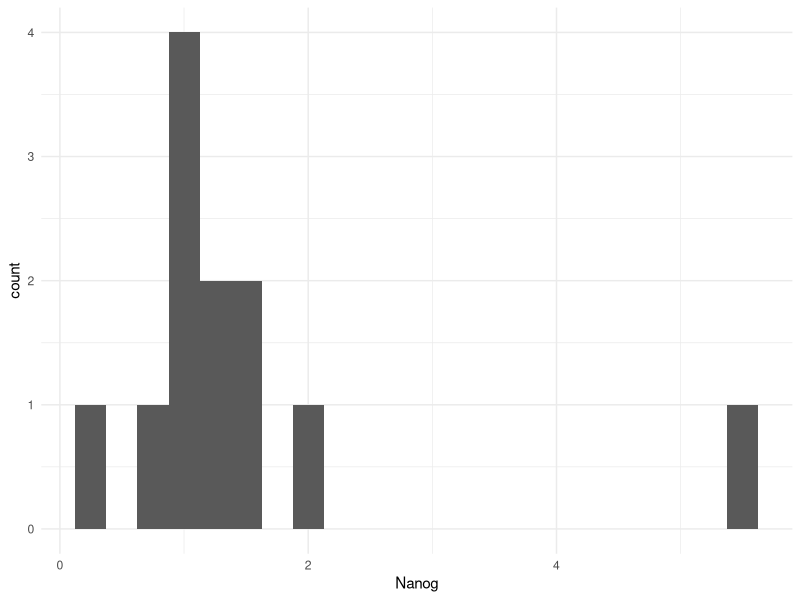
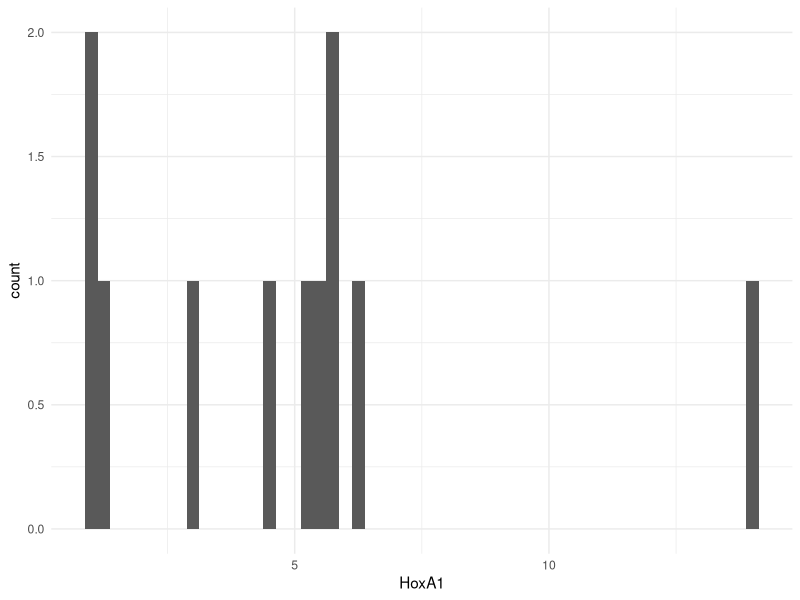
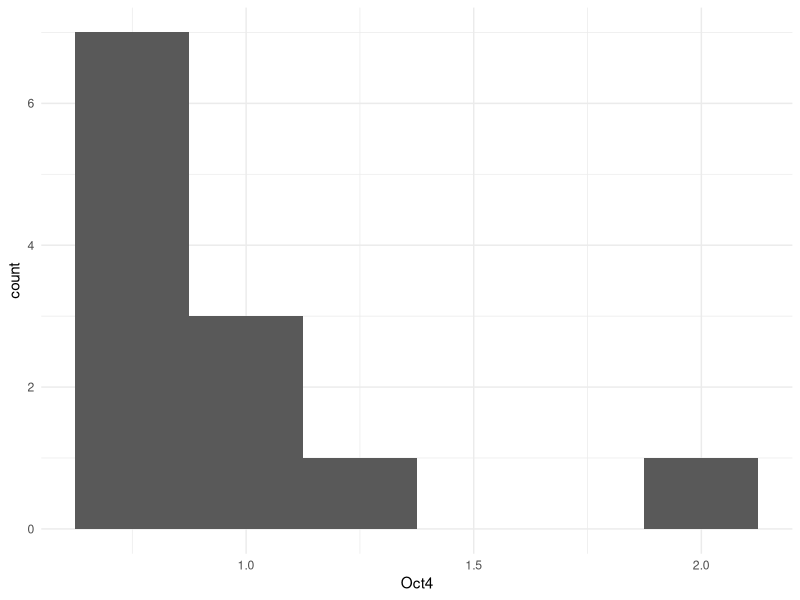
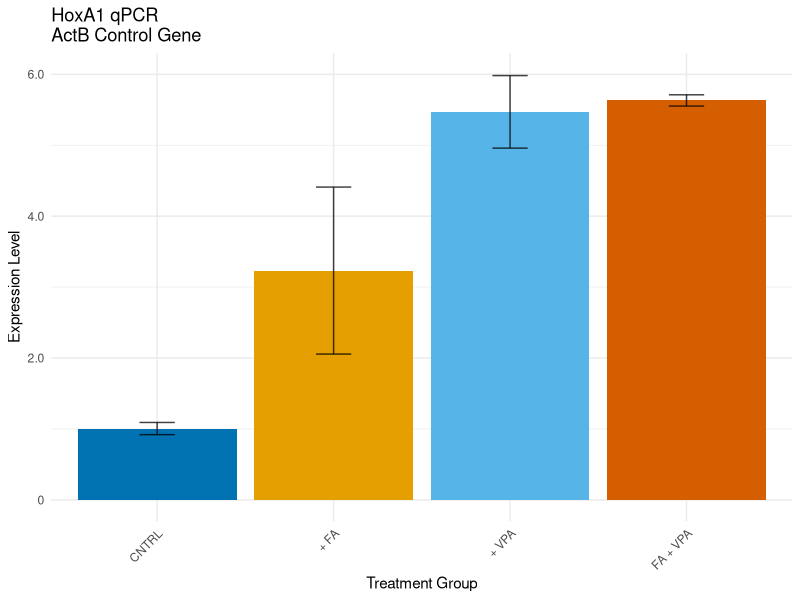
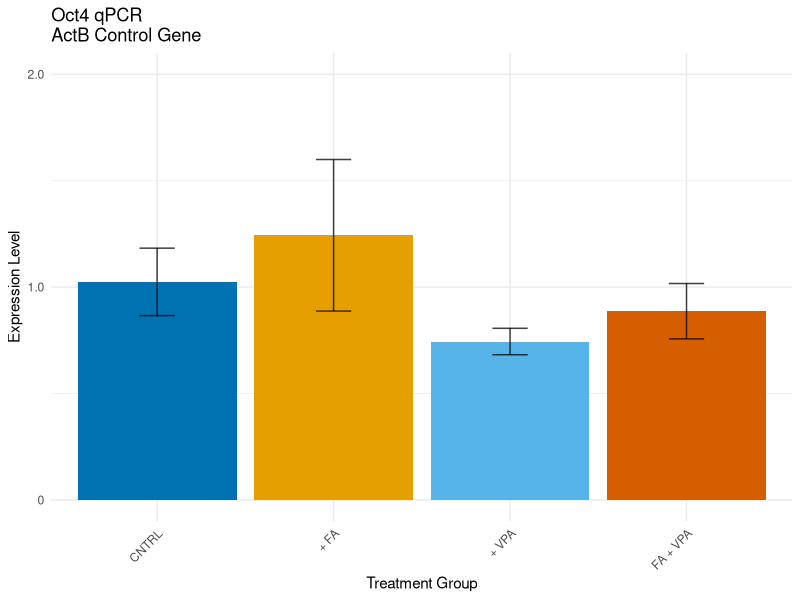
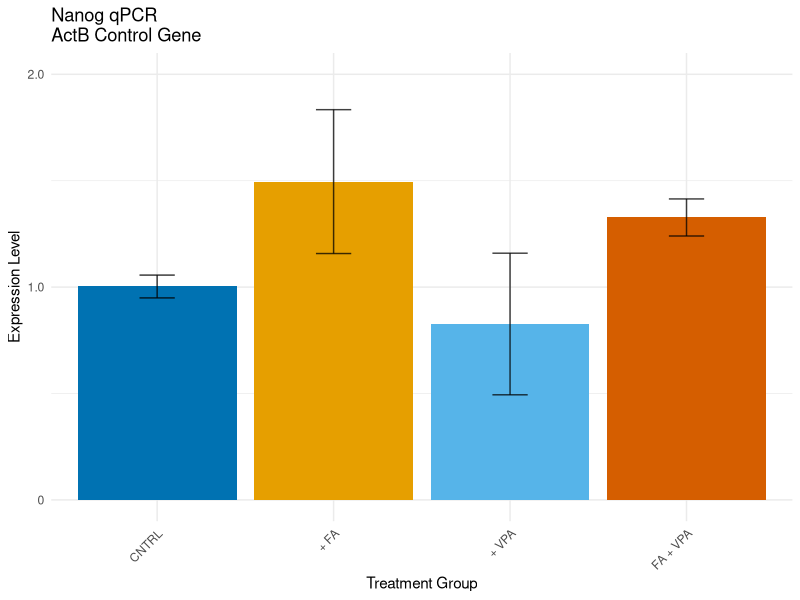
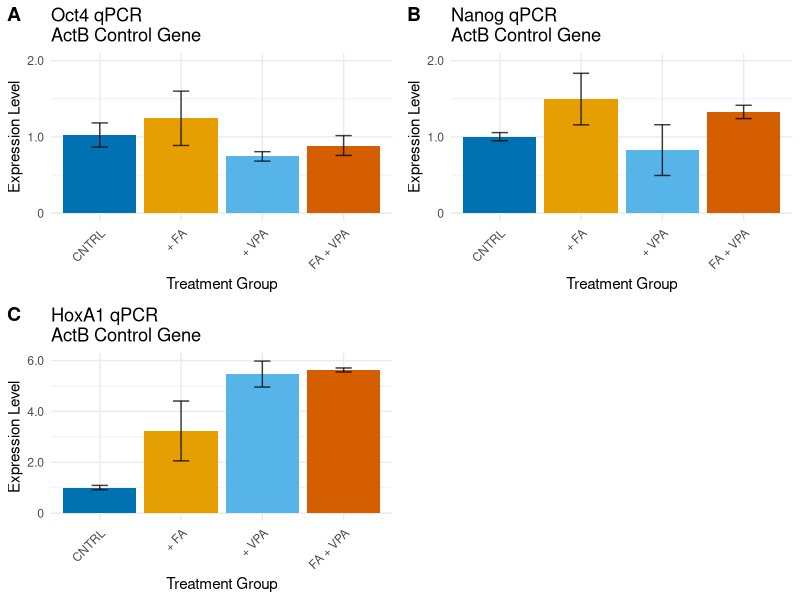
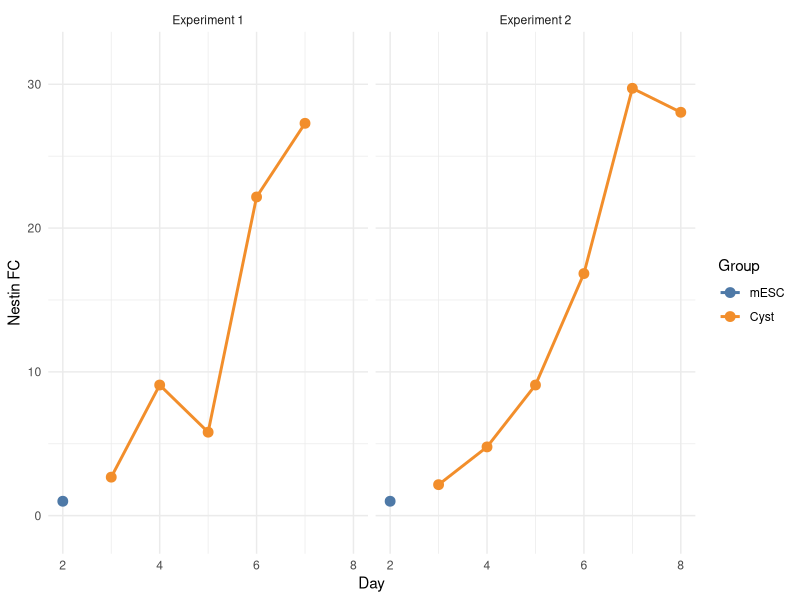

Recreate these plots in R, in order. (Note: this script raises an error after producing the figures.)
## ---- chunk 1
knitr::opts_chunk$set(echo = TRUE, warning = FALSE, error = FALSE, message = FALSE)
## ---- chunk 2
library(tidyverse)
library(cowplot)
library(ggthemes)
## ---- chunk 3
cyst_data_exp1 <- read_csv("./data/cyst_qPCR_exp1_all_genes.csv") %>% 
  rename(Oct4 = Oct)
cyst_data_exp2 <- read_csv("./data/cyst_qPCR_exp2_all_genes.csv") %>% 
  rename(Oct4 = Oct)
mesc_vpa_fa_exp <- read_csv("./data/mesc_diff_exp.csv") %>% 
  rename(Oct4 = Oct)
theme_set(theme_minimal())
## ---- chunk 4
mesc_vpa_fa_exp
mesc_vpa_fa_exp$Group <- factor(c(rep("CNTRL", 3), rep("+ FA", 3), rep("+ VPA", 3), rep("FA + VPA", 3)))
mesc_vpa_fa_exp %>% 
  ggplot(aes(Nanog)) +
  geom_histogram(binwidth = 0.25)
mesc_vpa_fa_exp %>% 
  ggplot(aes(HoxA1)) +
  geom_histogram(binwidth = 0.25)
mesc_vpa_fa_exp %>% 
  ggplot(aes(Oct4)) +
  geom_histogram(binwidth = 0.25)
mesc_vpa_fa_exp_edit <- mesc_vpa_fa_exp %>% 
  mutate(
    Nanog = ifelse(Sample == "FA2 - Cntrl", NA, Nanog),
    HoxA1 = ifelse(Sample == "VPA+FA3 - Cntrl", NA, HoxA1)
    )
mesc_vpa_fa_exp_edit
vpa_fa_pal <- c("#0072B2", "#E69F00", "#56B4E9","#D55E00")
mesc_vpa_fa_qpcr_plot <- function(df) {
  # The plots for this experiment all have the same appearance,
  # and differ only in what gene data is used to make the plots.
  # This function is to hide/standardize the plot code that's
  # shared between the 3 plots to reduce copy/paste
  
  df %>% 
  ggplot(aes(x = Group, y = e_level, fill = Group)) + 
  geom_bar(stat = "identity") +
  scale_x_discrete(limits = c("CNTRL", "+ FA", "+ VPA", "FA + VPA")) +
  xlab("Treatment Group") +
  ylab("Expression Level") +
  geom_errorbar(aes(ymin = e_level - se, ymax = e_level + se), width = 0.2, size = 0.5, alpha = 0.75) +
  scale_fill_manual(breaks = c("CNTRL", "+ FA", "+ VPA", "FA + VPA"), values = vpa_fa_pal) +
  theme(
    axis.text.x = element_text(angle = 45, vjust = 1, hjust = 1),
    legend.position = "none"
    )
}
## ---- chunk 5
(hoxa1_gene_expression <- mesc_vpa_fa_exp_edit %>%
  group_by(Group) %>% 
  summarize(
    e_level = mean(HoxA1, na.rm = TRUE), 
    se = sqrt(var(HoxA1, na.rm = TRUE) / length(HoxA1))
    ) %>% 
  mesc_vpa_fa_qpcr_plot() +
  ggtitle("HoxA1 qPCR\nActB Control Gene") +
  scale_y_continuous(labels = c("0", "2.0", "4.0", "6.0"), breaks = c(0, 2, 4, 6), limits = c(0, 6))
)
## ---- chunk 6
(oct4_gene_expression <- mesc_vpa_fa_exp_edit %>%
  group_by(Group) %>% 
  summarize(
    e_level = mean(Oct4), 
    se = sqrt(var(Oct4) / length(Oct4))
    ) %>% 
  mesc_vpa_fa_qpcr_plot() +
  ggtitle("Oct4 qPCR\nActB Control Gene") +
  scale_y_continuous(labels = c("0", "1.0", "2.0"), breaks = c(0, 1, 2), limits = c(0, 2))
 )
## ---- chunk 7
(nanog_gene_expression <- mesc_vpa_fa_exp_edit %>%
  group_by(Group) %>% 
  summarize(
    e_level = mean(Nanog, na.rm = TRUE), 
    se = sqrt(var(Nanog, na.rm = TRUE) / length(Nanog))
    ) %>% 
  mesc_vpa_fa_qpcr_plot() +
  ggtitle("Nanog qPCR\nActB Control Gene") +
  scale_y_continuous(labels = c("0", "1.0", "2.0"), breaks = c(0, 1, 2), limits = c(0, 2))
 )
## ---- chunk 8
vpa_fa_3plot_grid <- plot_grid(
  oct4_gene_expression, nanog_gene_expression, hoxa1_gene_expression, 
  ncol = 2, nrow = 2,
  labels = c("A", "B", "C")
  )
vpa_fa_3plot_grid
#save_plot("./plots/vpa_fa_mesc_qpcr_3plot_grid_cntrl_error_hoxfix.png", vpa_fa_3plot_grid, base_height = 7, base_width = 6)
## ---- chunk 9
# Nanog test
mesc_vpa_fa_exp_edit %>% 
  lm(Nanog ~ VPA * FA, data = .) %>% 
  aov() %>% 
  summary()
# Oct4 test
mesc_vpa_fa_exp_edit %>% 
  lm(Oct4 ~ VPA * FA, data = .) %>% 
  aov() %>% 
  summary()
# HoxA1
mesc_vpa_fa_exp_edit %>% 
  lm(HoxA1 ~ VPA * FA, data = .) %>% 
  aov() %>% 
  summary()
# sig level = 0.05 / 2 = 0.025
mesc_vpa_fa_exp_edit %>% 
  filter(FA == 0) %>% 
  lm(HoxA1 ~ VPA, data = .) %>% 
  summary()
mesc_vpa_fa_exp_edit %>% 
  filter(FA == 1) %>% 
  lm(HoxA1 ~ VPA, data = .) %>% 
  summary()
vpa.pval <- p.adjust(c(0.00674, 0.2131), method = "bonferroni")
vpa.pval
## ---- chunk 10
cyst_data_all <- cyst_data_exp1 %>% 
  bind_rows(cyst_data_exp2) %>%
  mutate(Trial = ifelse(Trial == "Exp1", "Experiment 1", "Experiment 2")) %>% 
  gather(key = "gene", value = "abundance", Nestin:Nanog) 
(nestin_plot <- cyst_data_all %>% 
  filter(gene == "Nestin") %>% 
  ggplot(aes(Day, abundance, group = Group, color = Group)) +
  geom_point(size = 3) +
  geom_line(size = 1) +
  scale_color_tableau(labels = c("mESC", "Cyst")) +
  ylim(-1, 32) +
  facet_wrap(~ Trial) +
  ylab("Nestin FC")
)
(oct4_plot <- cyst_data_all %>% 
  filter(gene == "Oct4") %>% 
  ggplot(aes(Day, abundance, group = Group, color = Group)) +
  geom_point(size = 3) +
  geom_line(size = 1) +
  scale_color_tableau(labels = c("mESC", "Cyst")) +
  facet_wrap(~ Trial) +
  ylab("Oct4 FC") +
  ylim(-0.25, 2)
)
(nanog_plot <- cyst_data_all %>% 
  filter(gene == "Nanog") %>% 
  ggplot(aes(Day, abundance, group = Group, color = Group)) +
  geom_point(size = 3) +
  geom_line(size = 1) +
  scale_color_tableau(labels = c("mESC", "Cyst")) +
  facet_wrap(~ Trial) +
  ylab("Nanog FC") +
  ylim(-0.25, 1.25)
)
(zo1_plot <- cyst_data_all %>% 
  filter(gene == "ZO1") %>% 
  ggplot(aes(Day, abundance, group = Group, color = Group)) +
  geom_point(size = 3) +
  geom_line(size = 1) +
  scale_color_tableau(labels = c("mESC", "Cyst")) +
  facet_wrap(~ Trial) +
  ylab("ZO-1 FC") +
  ylim(-0.25, 1.25)
)
## ---- chunk 11
cyst_qpcr_all_plot <- plot_grid(
  nestin_plot, oct4_plot, nanog_plot, zo1_plot,
  labels = c("A", "B", "C", "D"),
  nrow = 4
  )
cyst_qpcr_all_plot
save_plot(filename = "./plots/cyst_qpcr_all_genes.png", plot = cyst_qpcr_all_plot, base_height = 7, base_width = 6)
## ---- chunk 12
sessionInfo()
